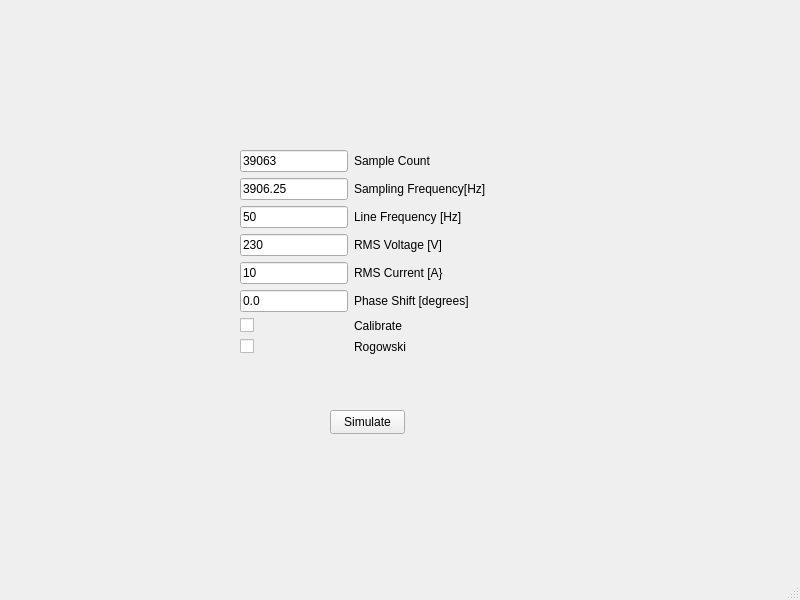
<?xml version="1.0" encoding="UTF-8"?>
<ui version="4.0">
 <class>MainWindow</class>
 <widget class="QMainWindow" name="MainWindow">
  <property name="geometry">
   <rect>
    <x>0</x>
    <y>0</y>
    <width>800</width>
    <height>600</height>
   </rect>
  </property>
  <property name="windowTitle">
   <string>MainWindow</string>
  </property>
  <widget class="QWidget" name="centralwidget">
   <widget class="QWidget" name="formLayoutWidget">
    <property name="geometry">
     <rect>
      <x>240</x>
      <y>150</y>
      <width>281</width>
      <height>231</height>
     </rect>
    </property>
    <layout class="QFormLayout" name="formLayout">
     <item row="7" column="0">
      <widget class="QCheckBox" name="rogowski_checkbox">
       <property name="text">
        <string/>
       </property>
      </widget>
     </item>
     <item row="6" column="0">
      <widget class="QCheckBox" name="calibrate_checkbox">
       <property name="text">
        <string/>
       </property>
      </widget>
     </item>
     <item row="0" column="1">
      <widget class="QLabel" name="sample_count_label">
       <property name="text">
        <string>Sample Count</string>
       </property>
      </widget>
     </item>
     <item row="1" column="1">
      <widget class="QLabel" name="sample_frequency_label">
       <property name="text">
        <string>Sampling Frequency[Hz]</string>
       </property>
      </widget>
     </item>
     <item row="2" column="1">
      <widget class="QLabel" name="line_frequency_label">
       <property name="text">
        <string>Line Frequency [Hz]</string>
       </property>
      </widget>
     </item>
     <item row="3" column="1">
      <widget class="QLabel" name="vrms_label">
       <property name="text">
        <string>RMS Voltage [V]</string>
       </property>
      </widget>
     </item>
     <item row="4" column="1">
      <widget class="QLabel" name="irms_label">
       <property name="text">
        <string>RMS Current [A}</string>
       </property>
      </widget>
     </item>
     <item row="5" column="1">
      <widget class="QLabel" name="phase_shift_label">
       <property name="text">
        <string>Phase Shift [degrees]</string>
       </property>
      </widget>
     </item>
     <item row="6" column="1">
      <widget class="QLabel" name="calibrate_label">
       <property name="text">
        <string>Calibrate</string>
       </property>
      </widget>
     </item>
     <item row="7" column="1">
      <widget class="QLabel" name="rogowski_label">
       <property name="text">
        <string>Rogowski</string>
       </property>
      </widget>
     </item>
     <item row="0" column="0">
      <widget class="QLineEdit" name="sample_count_input">
       <property name="text">
        <string>39063</string>
       </property>
      </widget>
     </item>
     <item row="1" column="0">
      <widget class="QLineEdit" name="sample_frequency_input">
       <property name="text">
        <string>3906.25</string>
       </property>
      </widget>
     </item>
     <item row="2" column="0">
      <widget class="QLineEdit" name="line_frequency_input">
       <property name="text">
        <string>50</string>
       </property>
      </widget>
     </item>
     <item row="3" column="0">
      <widget class="QLineEdit" name="vrms_input">
       <property name="text">
        <string>230</string>
       </property>
      </widget>
     </item>
     <item row="4" column="0">
      <widget class="QLineEdit" name="irms_input">
       <property name="text">
        <string>10</string>
       </property>
      </widget>
     </item>
     <item row="5" column="0">
      <widget class="QLineEdit" name="phase_shift_input">
       <property name="text">
        <string>0.0</string>
       </property>
      </widget>
     </item>
    </layout>
   </widget>
   <widget class="QPushButton" name="simulate_button">
    <property name="geometry">
     <rect>
      <x>330</x>
      <y>410</y>
      <width>75</width>
      <height>24</height>
     </rect>
    </property>
    <property name="text">
     <string>Simulate</string>
    </property>
   </widget>
  </widget>
  <widget class="QMenuBar" name="menubar">
   <property name="geometry">
    <rect>
     <x>0</x>
     <y>0</y>
     <width>800</width>
     <height>22</height>
    </rect>
   </property>
  </widget>
  <widget class="QStatusBar" name="statusbar"/>
 </widget>
 <resources/>
 <connections/>
</ui>
